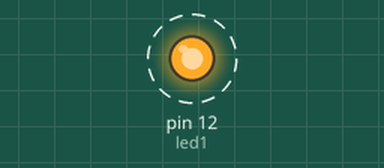
Bench run of a sketch on a simulated Arduino Uno, built with avr-gcc and run on an emulated ATmega328P. Parts: output pins drawn as LEDs (lit = HIGH). Dashed ring = blinking.

Above: at 0.5 s.
Timing chart, 0 to 4.6 s (numbered marks = the images above):
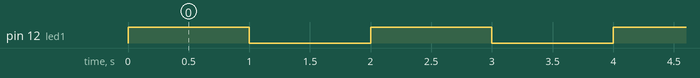

Measured:
- by itself, pin 12 (led1): alternates HIGH for 1.0 s and LOW for 1.0 s

The sketch:

diodo_led.ino
```cpp
const int led1 = 12;


void setup()
{
  pinMode(led1, OUTPUT);
}

void loop()
{
  digitalWrite(led1, HIGH);
  delay(1000);

  digitalWrite(led1, LOW);
  delay(1000);
}
```
